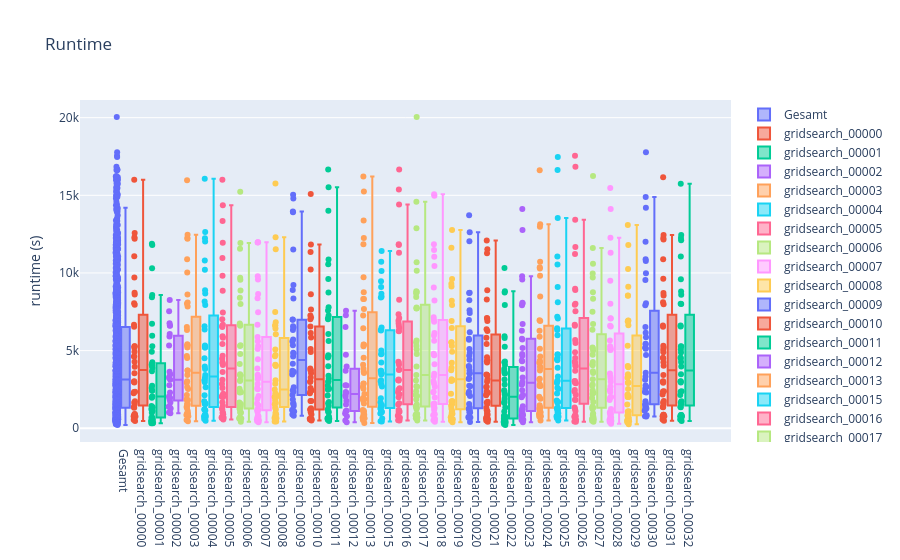

Notebook cell for this chart:
### Code cell
plotting.boxplotNumColumn(df_flat, column="runtime", byColumn="grid", title="Runtime", label="Grid", ylab="runtime (s)")
